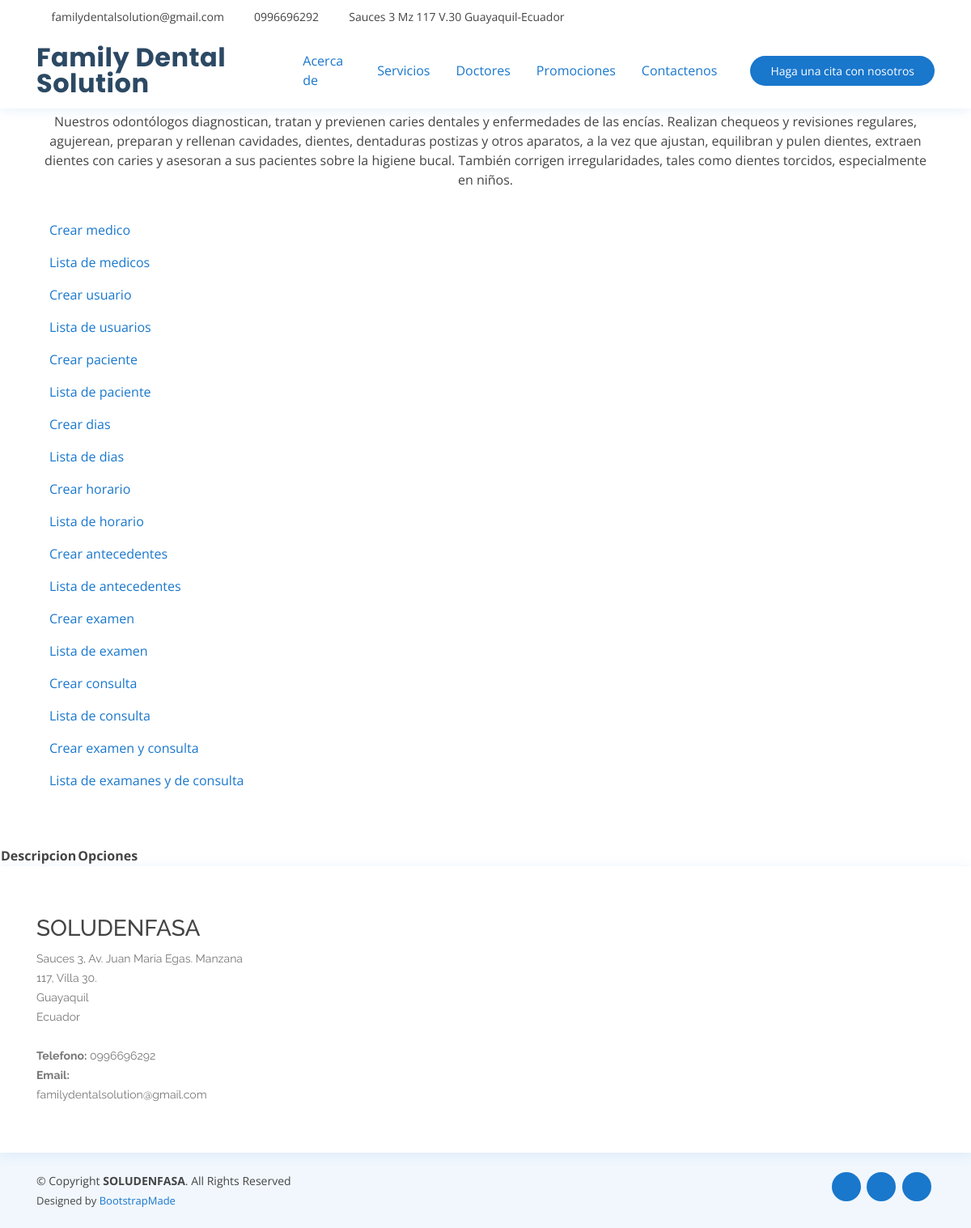
The page /medicos/antecedentes/ on the database as committed earlier.
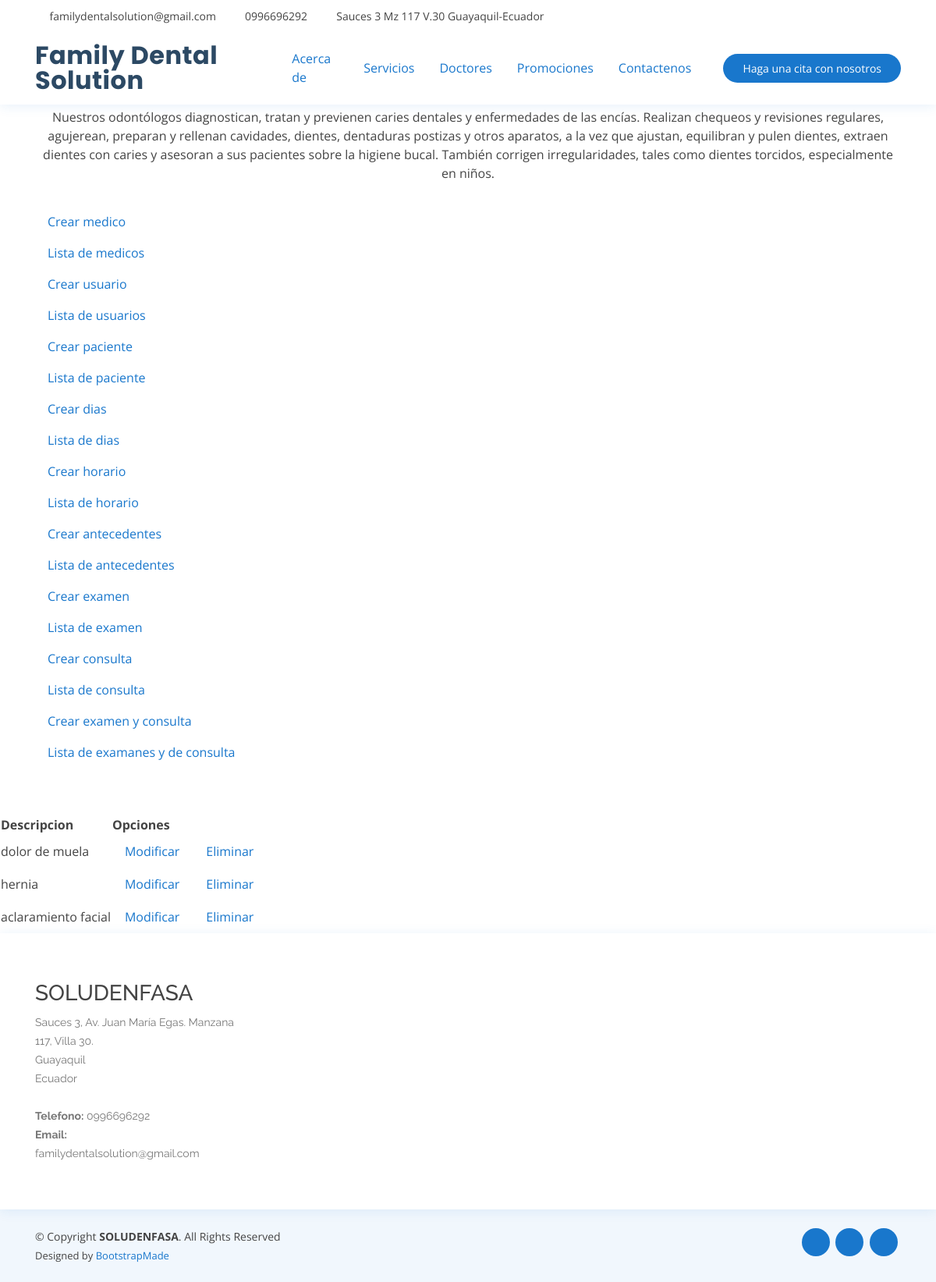
The same page on the database as committed later.
### medicos/models.py (models this page shows, shortened)
class Antecedente(models.Model):
    descripcion = models.CharField(max_length=200)
    created = models.DateTimeField(auto_now_add=True)
    updated = models.DateTimeField(auto_now=True)
    class Meta:
        db_table = "tr_antecedente"
        verbose_name = "antecedente"
        verbose_name_plural = "antecedentes"

### medicos/views.py (the view)
# urls.py: path('antecedentes/', views.consultarantecedentes, name="antecedentes"),
def consultarantecedentes(request, plantilla="consultarantecedentes.html"):
    antecedente = Antecedente.objects.all()
    data = {
        'antecedente':antecedente
    }
    return render(request, plantilla, data)

### medicos/templates/consultarantecedentes.html
{% extends "crearantecedentes.html" %}
{% load static %}
{% block content %}
    <table>
        <tr>
            <th>Descripcion </th>
            <th>Opciones</th>
        </tr>
        {% for p in antecedente %}
        <tr>
            <td>{{ p.descripcion }}</td>
            <td><a class="nav-link" href="{% url 'modificarantecedentes' p.id %}">Modificar</a></td>
            <td><a class="nav-link" href="{% url 'eliminarantecedentes' p.id %}">Eliminar</a></td>
        </tr>
         {% endfor %}
    </table>
  {% endblock %}

Rows that differ between the two databases and show on the page:
added Antecedente: descripcion "dolor de muela"
added Antecedente: descripcion "hernia"
added Antecedente: descripcion "aclaramiento facial"
